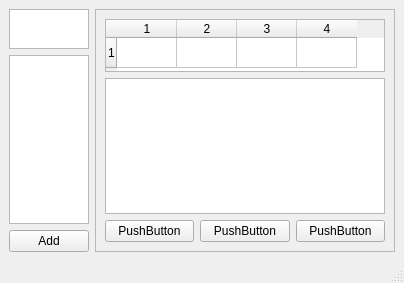
<?xml version="1.0" encoding="UTF-8"?>
<ui version="4.0">
 <class>Window</class>
 <widget class="QMainWindow" name="Window">
  <property name="geometry">
   <rect>
    <x>0</x>
    <y>0</y>
    <width>397</width>
    <height>283</height>
   </rect>
  </property>
  <property name="windowTitle">
   <string>MainWindow</string>
  </property>
  <widget class="QWidget" name="centralwidget">
   <layout class="QGridLayout" name="gridLayout">
    <item row="0" column="0">
     <widget class="QTextEdit" name="display_date">
      <property name="maximumSize">
       <size>
        <width>16777215</width>
        <height>40</height>
       </size>
      </property>
     </widget>
    </item>
    <item row="1" column="0">
     <widget class="QListWidget" name="event_list"/>
    </item>
    <item row="2" column="0">
     <widget class="QPushButton" name="button_add_event">
      <property name="text">
       <string>Add</string>
      </property>
     </widget>
    </item>
    <item row="0" column="1" rowspan="3">
     <widget class="QScrollArea" name="scrollArea">
      <property name="minimumSize">
       <size>
        <width>300</width>
        <height>0</height>
       </size>
      </property>
      <property name="widgetResizable">
       <bool>true</bool>
      </property>
      <widget class="QWidget" name="scrollAreaWidgetContents">
       <property name="geometry">
        <rect>
         <x>0</x>
         <y>0</y>
         <width>294</width>
         <height>233</height>
        </rect>
       </property>
       <layout class="QGridLayout" name="gridLayout_2">
        <item row="0" column="0" colspan="3">
         <widget class="QTableWidget" name="table">
          <property name="sizePolicy">
           <sizepolicy hsizetype="Expanding" vsizetype="Expanding">
            <horstretch>0</horstretch>
            <verstretch>0</verstretch>
           </sizepolicy>
          </property>
          <property name="maximumSize">
           <size>
            <width>16777215</width>
            <height>53</height>
           </size>
          </property>
          <property name="rowCount">
           <number>1</number>
          </property>
          <property name="columnCount">
           <number>4</number>
          </property>
          <attribute name="horizontalHeaderDefaultSectionSize">
           <number>60</number>
          </attribute>
          <row/>
          <column/>
          <column/>
          <column/>
          <column/>
         </widget>
        </item>
        <item row="1" column="0" colspan="3">
         <widget class="QTextEdit" name="textEdit"/>
        </item>
        <item row="2" column="0">
         <widget class="QPushButton" name="pushButton">
          <property name="text">
           <string>PushButton</string>
          </property>
         </widget>
        </item>
        <item row="2" column="1">
         <widget class="QPushButton" name="pushButton_2">
          <property name="text">
           <string>PushButton</string>
          </property>
         </widget>
        </item>
        <item row="2" column="2">
         <widget class="QPushButton" name="pushButton_3">
          <property name="text">
           <string>PushButton</string>
          </property>
         </widget>
        </item>
       </layout>
      </widget>
     </widget>
    </item>
   </layout>
  </widget>
  <widget class="QMenuBar" name="menubar">
   <property name="geometry">
    <rect>
     <x>0</x>
     <y>0</y>
     <width>397</width>
     <height>18</height>
    </rect>
   </property>
  </widget>
  <widget class="QStatusBar" name="statusbar"/>
 </widget>
 <resources/>
 <connections/>
</ui>
